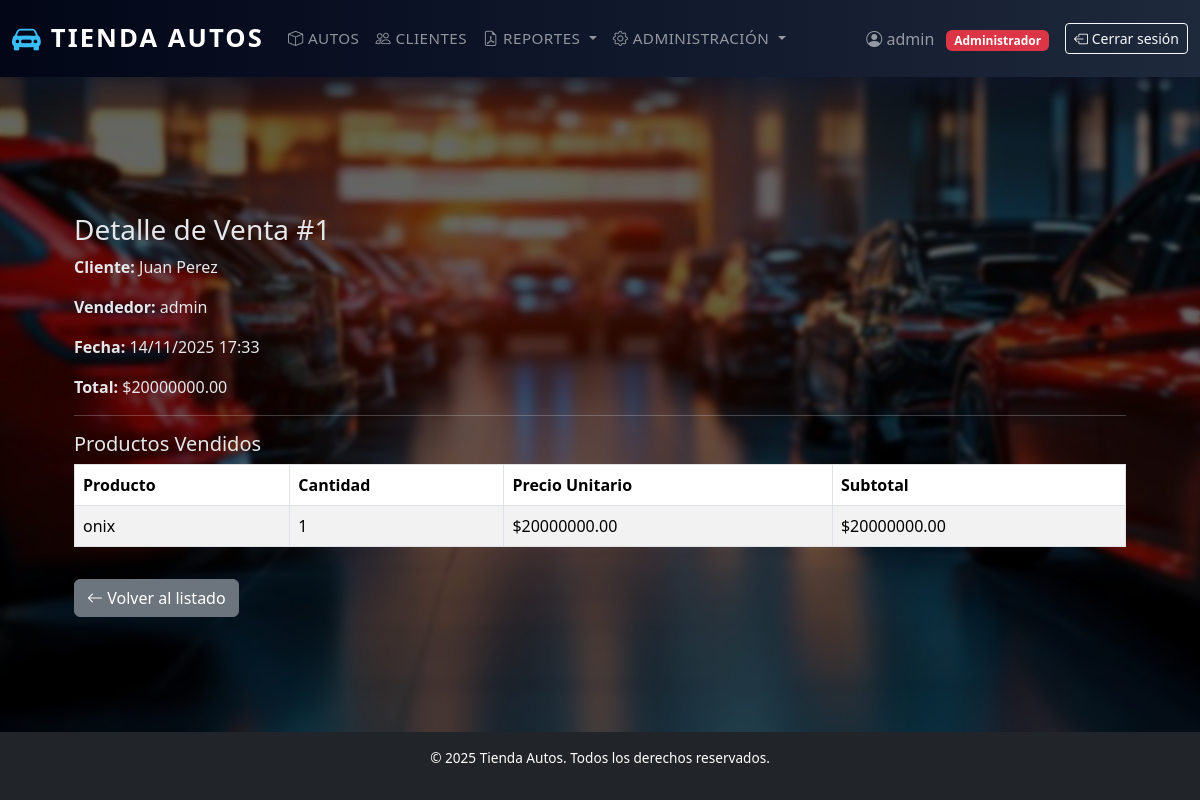
The page /ventas/1/ (signed in) on the database its author committed.
### autos/models.py (models this page shows, shortened)
class CustomUser(AbstractUser):
    ROLE_CHOICES = (
        ('admin', 'Administrador'),
        ('vendedor', 'Vendedor'),
    )
    role = models.CharField(max_length=10, choices=ROLE_CHOICES, default='vendedor')
    phone = models.CharField(max_length=20, blank=True, null=True)
    address = models.CharField(max_length=255, blank=True, null=True)

class Venta(models.Model):
    cliente = models.ForeignKey('Cliente', on_delete=models.PROTECT)
    vendedor = models.ForeignKey(settings.AUTH_USER_MODEL, on_delete=models.PROTECT)
    fecha = models.DateTimeField(auto_now_add=True)
    total = models.DecimalField(max_digits=10, decimal_places=2, default=0)

class Cliente(models.Model):
    ruc = models.CharField(max_length=20, primary_key=True)
    nombre = models.CharField(max_length=100)
    apellido = models.CharField(max_length=100)
    telefono = models.CharField(max_length=30, blank=True)
    email = models.EmailField(blank=True)
    direccion = models.CharField(max_length=200, blank=True)
    def __str__(self):
        return f"{self.nombre} {self.apellido}"

class DetalleVenta(models.Model):
    venta = models.ForeignKey(Venta, on_delete=models.CASCADE, related_name='detalles')
    producto = models.ForeignKey('Producto', on_delete=models.PROTECT)
    cantidad = models.PositiveIntegerField(default=1)
    precio_unitario = models.DecimalField(max_digits=10, decimal_places=2)
    def get_subtotal(self):
        return self.cantidad * self.precio_unitario

class Producto(models.Model):
    nombre = models.CharField(max_length=150)
    marca = models.ForeignKey(Marca, on_delete=models.CASCADE, related_name='productos')
    modelo = models.CharField(max_length=100, blank=True)  # Campo de texto para modelo/version/año
    precio = models.DecimalField(max_digits=10, decimal_places=2)
    stock = models.PositiveIntegerField(default=0)

### autos/views.py (the view)
# urls.py: path('ventas/<int:pk>/', VentaDetailView.as_view(), name='venta_detail'),
class VentaDetailView(LoginRequiredMixin, DetailView):
    model = Venta
    template_name = 'ventas/venta_detail.html'

### templates/ventas/venta_detail.html (shortened to what this page needs)
{% extends "base.html" %}
{% block content %}
<div class="mt-4">
    <h3>Detalle de Venta #{{ object.id }}</h3>
    <p><strong>Cliente:</strong> {{ object.cliente }}</p>
    <p><strong>Vendedor:</strong> {{ object.vendedor.username }}</p>
    <p><strong>Fecha:</strong> {{ object.fecha|date:"d/m/Y H:i" }}</p>
    <p><strong>Total:</strong> ${{ object.total }}</p>
    <hr>
    <h5>Productos Vendidos</h5>
    {% if object.detalles.all %}
    <table class="table table-bordered table-striped">
        <thead>
            <tr>
                <th>Producto</th>
                <th>Cantidad</th>
                <th>Precio Unitario</th>
                <th>Subtotal</th>
            </tr>
        </thead>
        <tbody>
            {% for detalle in object.detalles.all %}
            <tr>
                <td>{{ detalle.producto.nombre }}</td>
                <td>{{ detalle.cantidad }}</td>
                <td>${{ detalle.precio_unitario }}</td>
                <td>${{ detalle.get_subtotal }}</td>
            </tr>
            {% endfor %}
        </tbody>
    </table>
    {% else %}
    <p>No hay productos agregados a esta venta.</p>
    {% endif %}
    <a href="{% url 'venta_list' %}" class="btn btn-secondary mt-3">
        <i class="bi bi-arrow-left"></i> Volver al listado
    </a>
</div>
{% endblock %}

### templates/base.html (shortened to what this page needs)
<!DOCTYPE html>
<html lang="es">
<head>
    {% load static %}
    <link href="https://cdn.jsdelivr.net/npm/bootstrap@5.3.2/dist/css/bootstrap.min.css" rel="stylesheet">
    <link rel="stylesheet" href="https://cdn.jsdelivr.net/npm/bootstrap-icons@1.11.0/font/bootstrap-icons.css">
    <link rel="stylesheet" href="{% static 'css/tienda.css' %}">
</head>
<body>
    <nav class="navbar navbar-expand-lg navbar-dark mb-4">
        <div class="container-fluid">
            <a class="navbar-brand" href="/">
                <i class="bi bi-car-front-fill"></i> Tienda Autos
            </a>
            <div class="collapse navbar-collapse" id="navbarNav">
                {% if request.user.is_authenticated %}
                    {% if request.user.role == 'vendedor' %}
                        <ul class="navbar-nav me-auto">
                            <li class="nav-item"><a class="nav-link" href="/productos/"><i class="bi bi-box"></i> Productos</a></li>
                            <li class="nav-item"><a class="nav-link" href="/clientes/"><i class="bi bi-people"></i> Clientes</a></li>
                        </ul>
                    {% elif request.user.role == 'admin' or request.user.is_superuser %}
                        <ul class="navbar-nav me-auto">
                            <li class="nav-item"><a class="nav-link" href="/productos/"><i class="bi bi-box"></i> Autos</a></li>
                            <li class="nav-item"><a class="nav-link" href="/clientes/"><i class="bi bi-people"></i> Clientes</a></li>
                            <li class="nav-item dropdown">
                                <a class="nav-link dropdown-toggle" href="#" id="reportesDropdown" role="button" data-bs-toggle="dropdown">
                                    <i class="bi bi-file-earmark-pdf"></i> Reportes
                                </a>
                            </li>
                            <li class="nav-item dropdown">
                                <a class="nav-link dropdown-toggle" href="#" id="adminDropdown" role="button" data-bs-toggle="dropdown">
                                    <i class="bi bi-gear"></i> Administración
                                </a>
                            </li>
                        </ul>
                    {% endif %}
                    <div class="d-flex align-items-center">
                        <span class="navbar-text me-3">
                            <i class="bi bi-person-circle"></i>
                            {{ request.user.username }}
                            <span class="badge {% if request.user.role == 'admin' %}bg-danger{% else %}bg-info{% endif %} ms-2">
                                {{ request.user.get_role_display }}
                            </span>
                        </span>
                        <form method="post" action="{% url 'logout' %}" class="d-inline">
                            <button class="btn btn-outline-light btn-sm" type="submit">
                                <i class="bi bi-box-arrow-left"></i> Cerrar sesión
                            </button>
                        </form>
                    </div>
                {% endif %}
            </div>
        </div>
    </nav>
    <main class="main-content">
        {% if request.user.is_authenticated %}
            <div class="container mt-3">
            </div>
        {% endif %}
        <div class="container">
            {% block content %}{% endblock %}
        </div>
    </main>
    <footer class="bg-dark text-white text-center py-3">
        <p>&copy; 2025 Tienda Autos. Todos los derechos reservados.</p>
    </footer>
</body>
</html>

### static/css/tienda.css (style rules this page uses)
body { display: flex; flex-direction: column; }
.main-content { flex: 1 0 auto; }
footer { flex-shrink: 0; }
* { box-sizing: border-box; }
html, body { height: 100%; }
body { margin: 0; display: flex; flex-direction: column; font-family: system-ui, -apple-system, BlinkMacSystemFont, "Segoe UI", sans-serif; background: #0f172a url('../img/fondo.jpg') no-repeat center center fixed; background-size: cover; color: #e5e7eb; }
body::before { content: ""; position: fixed; inset: 0; background: rgba(0,0,0,0.6); backdrop-filter: blur(2px); z-index: -1; }
.container { max-width: 1100px; margin: 0 auto; padding: 1.5rem; }
.navbar { background: linear-gradient(90deg, #020617, #0f172a, #1e293b) !important; padding-block: 0.75rem; box-shadow: 0 12px 30px rgba(15, 23, 42, 0.8); }
.navbar-brand { font-size: 1.6rem; font-weight: 700; letter-spacing: 0.08em; text-transform: uppercase; display: flex; align-items: center; gap: 0.5rem; }
.navbar-brand i { font-size: 1.8rem; color: #38bdf8; }
.navbar-nav .nav-link { font-size: 0.95rem; font-weight: 500; letter-spacing: 0.03em; text-transform: uppercase; }
footer { background-color: #020617 !important; color: #9ca3af; font-size: 0.85rem; }
.btn { transition: transform .2s ease, box-shadow .2s ease; }

### rows shown on the page
CustomUser: user.username "admin", user.role "Administrador"
Venta: id "1", cliente "Juan Perez", vendedor.username "admin", fecha "14/11/2025 17:33", total "20000000.00"
DetalleVenta: producto.nombre "onix", cantidad "1", precio_unitario "20000000.00", get_subtotal "20000000.00"
